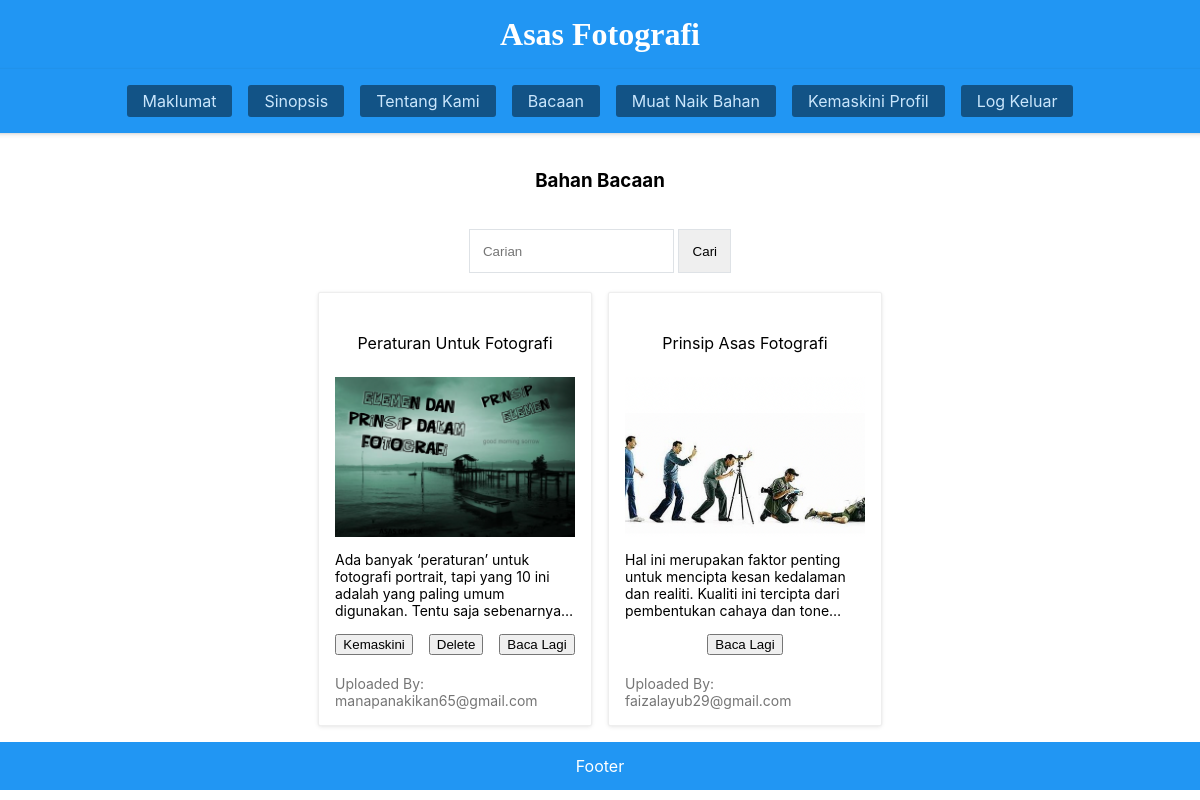
Page /article_list.php (signed in) on the committed database.
### tables this page shows
CREATE TABLE `article` (
  `id` int(11) NOT NULL,
  `headline` varchar(255) NOT NULL,
  `content` text NOT NULL,
  `category` int(11) DEFAULT 1,
  `is_restricted` int(11) DEFAULT 0,
  `image` varchar(255) DEFAULT NULL,
  `posted_by` int(11) DEFAULT NULL,
  `genres` int(11) DEFAULT 1,
  `reading_path` varchar(255) DEFAULT NULL
);

### config.php (called while the page is built, shortened)
<?php
$isAdmin = (isset($_SESSION['account_session']) && $_SESSION['account_session'] == 6);
function connect(){
    $host = 'localhost';
    $user = 'root';
    $password = '';
    $database = 'asas_fotografi';
    try{
        $con = new PDO("mysql:host=" . $host . ";dbname=" . $database, $user, $password);
        $con->setAttribute(PDO::ATTR_ERRMODE, PDO::ERRMODE_EXCEPTION);
        return $con;
    }catch(PDOException $e){
        echo "Connection error: ".$e->getMessage();
    }
}
function fetchRows($query){
     try{
        $connect = connect();
        $stmt = $connect->prepare($query);
        $stmt->execute();
        return $stmt->fetchAll(PDO::FETCH_ASSOC);
    }catch(PDOException $e){
        echo "SQL error: ". $e->getMessage();
    }
}
function fetchRow($query){
    try{
        $connect = connect();
        $stmt = $connect->prepare($query);
        $stmt->execute();
        return $stmt->fetch(PDO::FETCH_ASSOC);
    }catch(PDOException $e){
        echo "SQL error: ". $e->getMessage();
    }
}
?>

### article_list.php (the view, shortened to what this page needs)
<!DOCTYPE html>
<html lang="en">
<head>
    <?php
        include 'config.php';
        include './metaheader.php';
        $searchKey = ($_GET['searchkey'] ?? '');
        $searchcategory = ($_GET['searchcategory'] ?? '');
        $searchgenres = ($_GET['searchgenres'] ?? '');
    ?>
</head>
<body class="flex-column-center">
    <?php include './landingNavbar.php'; ?>
    <h3>Bahan Bacaan</h3>
    <form action="" method="GET">
        <table>
            <tr>
                <td>
                    <input type="text" name="searchkey" placeholder="Carian" value="<?php echo $searchKey; ?>"/>
                </td>
                <td>
                    <input type="submit" value="Cari"/>
                </td>
            </tr>
        </table>
    </form>
    <div class="flex-row-center">
        <?php
            $alreadypush = [];
            $searchquery = '';
            if(empty($searchKey) && empty($searchcategory) && empty($searchgenres)){
                $searchquery = '(1=1)';
            }
            $article = fetchRows("SELECT article.id as aid, article.reading_path as readingname, article.headline as aheadline, article.posted_by as aposted_by, article.is_restricted as ais_restricted, article.category as acategory, article.genres as agenres, article.image as aimage, article.content as acontent FROM `article` JOIN category ON(category.id = article.category) WHERE $searchquery");
            if(!empty($article)){
                foreach($article as $c){
                    $postedby = fetchRow("SELECT * from login WHERE id = ".$c['aposted_by']);
                    $editButton = '
                        <a href="./account_materialupload.php?id='.$c['aid'].'" class="relative"><button class="cursor-pointer">Kemaskini</button></a>
                        <a href="./article_delete.php?id='.$c['aid'].'" class="relative"><button class="cursor-pointer">Delete</button></a>
                    ';
                    if(!isset($_SESSION['account_session'])){
                        $editButton = '';
                    }else{
                        if($c['aposted_by'] != $_SESSION['account_session']){
                            $editButton = '';
                        }
                    }
                    if(!in_array($c['aid'], $alreadypush)){
                        echo '<div class="flex-column-center card shadow-1 no-gap relative">
                            <span class="py-4">'.$c['aheadline'].'</span>
                            <img src="images/'.$c['aimage'].'" class="w-full h-10rem"/>
                            <p class="truncate-line text-sm">'.$c['acontent'].'</p>
                            <div class="w-full flex align-items-center justify-content-center gap-3">
                                '.$editButton.'
                                <a href="./files/'.$c['readingname'].'" class="relative">
                                    <button class="cursor-pointer">Baca Lagi</button>
                                </a>
                            </div>
                            <br>
                            <span class="text-sm text-600">Uploaded By: '.$postedby['email'].'</span>
                        </div>';
                        $alreadypush[] = $c['aid'];
                    }
                }
            }else{
                echo 'No record found';
            }
        ?>
    </div>
    <?php include './landingFooter.php'; ?>
</body>
</html>

### metaheader.php (shortened to what this page needs)
<link rel="stylesheet" href="./style.css">

### landingNavbar.php
<div class="sticky top-0 w-full flex align-items-center flex-column">
    <h1 class="m-0 p-0 w-full text-center bg-blue-500 p-3 text-0 capitalize" style="font-family: tahoma;">
        <?php
            echo "Asas fotografi";
        ?>
    </h1>
    <ul class="m-0 flex align-items-center justify-content-center list-none gap-3 border-none w-full bg-blue-500 p-3 border-bottom-1 shadow-1 border-300">
        <li class="bg-blue-800 border-round cursor-pointer hover:bg-blue-500 h-2rem flex align-items-center justify-content-center">
            <a href="./article_maklumat.php" class="px-3 py-2 no-underline text-blue-100 white-space-nowrap">Maklumat</a>
        </li>
        <li class="bg-blue-800 border-round cursor-pointer hover:bg-blue-500 h-2rem flex align-items-center justify-content-center">
            <a href="./article_synopsis.php" class="px-3 py-2 no-underline text-blue-100 white-space-nowrap">Sinopsis</a>
        </li>
        <li class="bg-blue-800 border-round cursor-pointer hover:bg-blue-500 h-2rem flex align-items-center justify-content-center">
            <a href="./about_us.php" class="px-3 py-2 no-underline text-blue-100 white-space-nowrap">Tentang Kami</a>
        </li>
        <?php if(!isset($_SESSION['account_session'])){ ?>
            <li class="bg-blue-800 border-round cursor-pointer hover:bg-blue-500 h-2rem flex align-items-center justify-content-center">
                <a href="./account_login.php" class="px-3 py-2 no-underline text-blue-100 white-space-nowrap">Log Masuk</a>
            </li>
            <li class="bg-blue-800 border-round cursor-pointer hover:bg-blue-500 h-2rem flex align-items-center justify-content-center">
                <a href="./account_create.php" class="px-3 py-2 no-underline text-blue-100 white-space-nowrap">Daftar Akaun</a>
            </li>
        <?php }else{ ?>
            <?php if(!$isAdmin){ ?>
                <li class="bg-blue-800 border-round cursor-pointer hover:bg-blue-500 h-2rem flex align-items-center justify-content-center">
                    <a href="./article_list.php" class="px-3 py-2 no-underline text-blue-100 white-space-nowrap">Bacaan</a>
                </li>
                <li class="bg-blue-800 border-round cursor-pointer hover:bg-blue-500 h-2rem flex align-items-center justify-content-center">
                    <a href="./account_materialupload.php" class="px-3 py-2 no-underline text-blue-100 white-space-nowrap">Muat Naik Bahan</a>
                </li>
                <li class="bg-blue-800 border-round cursor-pointer hover:bg-blue-500 h-2rem flex align-items-center justify-content-center">
                    <a href="./account_editprofile.php" class="px-3 py-2 no-underline text-blue-100 white-space-nowrap">Kemaskini Profil</a>
                </li>
            <?php } ?>
            <li class="bg-blue-800 border-round cursor-pointer hover:bg-blue-500 h-2rem flex align-items-center justify-content-center">
                <a href="./account_logout.php" class="px-3 py-2 no-underline text-blue-100 white-space-nowrap">Log Keluar</a>
            </li>
        <?php } ?>
    </ul>
</div>

### landingFooter.php
<div class="footer-content text-0 z-5 w-full fixed bottom-0 bg-blue-500 h-3rem flex align-items-center justify-content-center">
    Footer
</div>

### metaheader.php (style rules this page uses)
html,body { padding: 0; margin: 0; font-family: var(--font-family); overflow-x: hidden; }
input, textarea, select { padding: 1em; border: solid 1px var(--surface-border); }
input[type="submit"] { cursor: pointer; }

### article_list.php (style rules this page uses)
.flex-column-center { display: flex; align-items:center; justify-content: center; flex-direction: column; gap: 1em; }
.no-gap { gap: unset !important; }
.flex-row-center { display: flex; align-items:center; justify-content: center; flex-wrap: wrap; gap: 1em; }
.card { height: 400px; width: 240px; background: #fff; border: solid 1px #eee; border-radius: 2px; padding: 1em; }
.truncate-line { overflow:hidden; max-height:7rem; -webkit-box-orient: vertical; display: block; display: -webkit-box; overflow: hidden !important; text-overflow: ellipsis; -webkit-line-clamp: 4; }
img { object-fit: cover; }
.footer-content { position: unset !important; }

### rows in the picture
article: headline "Peraturan Untuk Fotografi", image (picture), content "Ada banyak ‘peraturan’ untuk fotografi portrait, tapi yang 10 ini adalah yang paling umum digunakan. Tentu saja…", login.email "manapanakikan65@gmail.com"
article: headline "Prinsip Asas Fotografi", image (picture), content "Hal ini merupakan faktor penting untuk mencipta kesan kedalaman dan realiti. Kualiti ini tercipta dari pembentukan cahaya dan…", login.email "faizalayub29@gmail.com"
